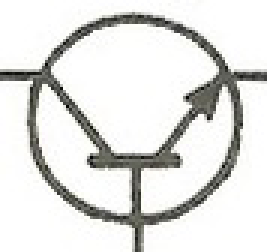
#> input picture Old/1.png, 89 x 84 px (shown 3 times larger)
$ python snapcuit.py
#> lines starting #> are read from the running program, lines starting #| are printed output that depends on the picture; after the words box and inside, x2 and y2 are one past the last pixel; in counts of white or black regions, pixels touching at a corner belong together
import numpy as np
import cv2
from scipy import signal
from matplotlib import pyplot as plt
im = cv2.imread("1.png", 0)
#> im: shape (84, 89); min 0, max 255, mean 224.4
im1 = cv2.imread("5.png", 0)
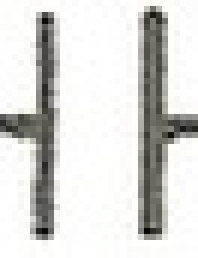
#> input picture Old/5.png, 33 x 43 px (shown 6 times larger)
#> im1: shape (43, 33); min 0, max 255, mean 216.8
ret, thresh1 = cv2.threshold(im,128,255,cv2.THRESH_BINARY_INV)
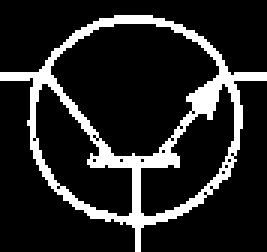
#> thresh1: shape (84, 89) (shown 3 times larger); 15% white; 1 white region, box (x1, y1, x2, y2) and area: (0, 5, 89, 84) 1120
ret1, thresh2 = cv2.threshold(im1,128,255,cv2.THRESH_BINARY_INV)
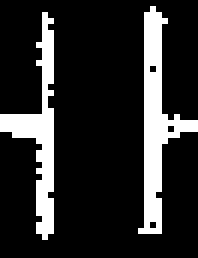
#> thresh2: shape (43, 33) (shown 6 times larger); 16.7% white; 2 white regions, box (x1, y1, x2, y2) and area: (23, 1, 33, 39) 128, (0, 2, 9, 40) 109
rows,cols = thresh2.shape
#> rows = 43; cols = 33
M = cv2.getRotationMatrix2D((cols/2,rows/2),0,1)
#> M = [[1, 0, 0], [0, 1, 0]]
thresh2 = cv2.warpAffine(thresh2,M,(cols,rows))
k = signal.correlate2d(thresh1, thresh2)
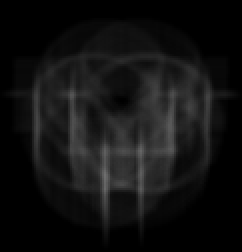
#> k: shape (126, 121) (shown 2 times larger); min 0, max 110, mean 17.4
k = k.astype(float)
k = np.multiply(np.divide(k,np.max(k)),255)
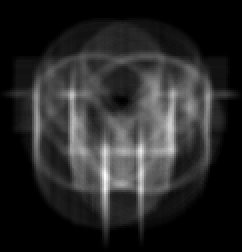
#> k: shape (126, 121) float64 (shown 2 times larger); min 0, max 255, mean 40.4
k = k.astype(int)
plt.imshow(k, cmap= 'gray')
plt.xticks([]), plt.yticks([])
plt.show()
